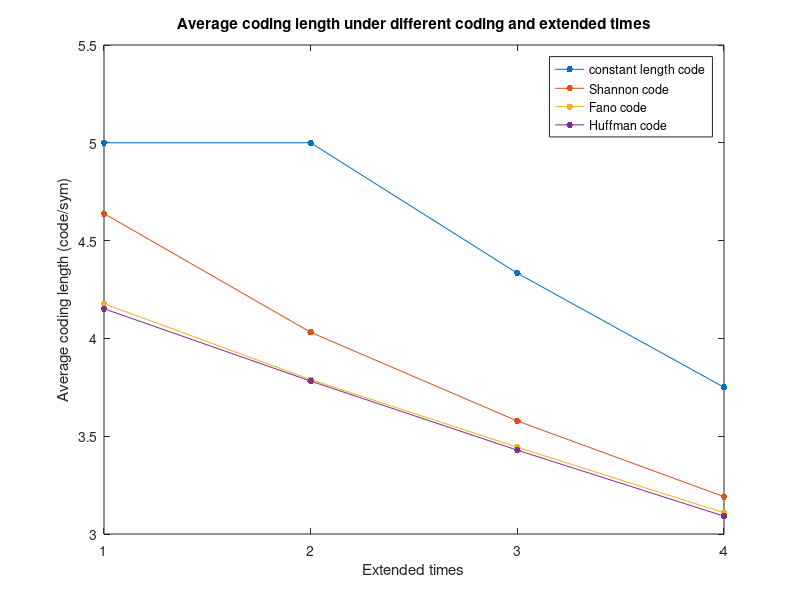
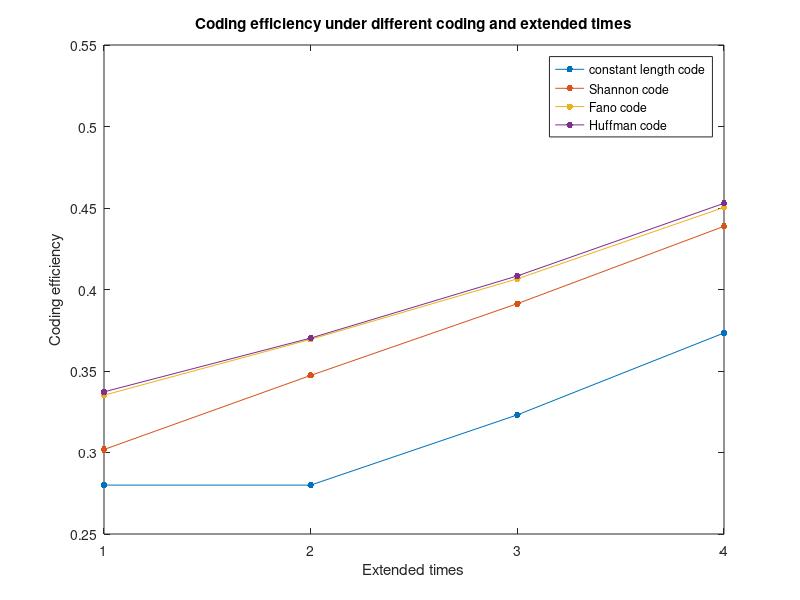

These figures' MATLAB source, in order:
clear
clc

load('3_2.mat')
load('2_extended.mat')
load('3_extended.mat')
load('4_extended.mat')

figure
plot(1:4, [avg_len_const, extend_2_avg_len_const, extend_3_avg_len_const, extend_4_avg_len_const], 'marker','.', 'markersize',15)
hold on
plot(1:4, [avg_len_Shannon, extend_2_avg_len_Shannon, extend_3_avg_len_Shannon, extend_4_avg_len_Shannon], 'marker','.', 'markersize',15)
hold on
plot(1:4, [avg_len_Fano, extend_2_avg_len_Fano, extend_3_avg_len_Fano, extend_4_avg_len_Fano], 'marker','.', 'markersize',15)
hold on
plot(1:4, [avg_len_Huffman, extend_2_avg_len_Huffman, extend_3_avg_len_Huffman, extend_4_avg_len_Huffman], 'marker','.', 'markersize',15)
legend('constant length code', 'Shannon code', 'Fano code', 'Huffman code', 'Location','best')
xticks(1:4)
ylim([3,5.5])
title('Average coding length under different coding and extended times')
xlabel('Extended times')
ylabel('Average coding length (code/sym)')

figure
plot(1:4, [eff_const, extend_2_eff_const, extend_3_eff_const, extend_4_eff_const], 'marker','.', 'markersize',15)
hold on
plot(1:4, [eff_Shannon, extend_2_eff_Shannon, extend_3_eff_Shannon, extend_4_eff_Shannon], 'marker','.', 'markersize',15)
hold on
plot(1:4, [eff_Fano, extend_2_eff_Fano, extend_3_eff_Fano, extend_4_eff_Fano], 'marker','.', 'markersize',15)
hold on
plot(1:4, [eff_Huffman, extend_2_eff_Huffman, extend_3_eff_Huffman, extend_4_eff_Huffman], 'marker','.', 'markersize',15)
legend('constant length code', 'Shannon code', 'Fano code', 'Huffman code', 'Location','best')
xticks(1:4)
ylim([0.25,0.55])
title('Coding efficiency under different coding and extended times')
xlabel('Extended times')
ylabel('Coding efficiency')

%%%%%%%%%%%%%%%%%%%%%%%%%%%%%%%
disp('Coding without extension')
fprintf('\nConstant length code\n')
disp(['The average coding length: ', num2str(avg_len_const), ' code/sym'])
disp(['The coding efficiency: ', num2str(eff_const*100), '%'])

fprintf('\nShannon code\n')
disp(['The average coding length: ', num2str(avg_len_Shannon), ' code/sym'])
disp(['The coding efficiency: ', num2str(eff_Shannon*100), '%'])

fprintf('\nFano code\n')
disp(['The average coding length: ', num2str(avg_len_Fano), ' code/sym'])
disp(['The coding efficiency: ', num2str(eff_Fano*100), '%'])

fprintf('\nHuffman code\n')
disp(['The average coding length: ', num2str(avg_len_Huffman), ' code/sym'])
disp(['The coding efficiency: ', num2str(eff_Huffman*100), '%'])

%%%%%%%%%%%%%%%%%%%%%%%%%%%%%%%
fprintf('\n--------------------------------------------------\n\n')
disp('2 times extended coding')
fprintf('\nConstant length code\n')
disp(['The average coding length: ', num2str(extend_2_avg_len_const), ' code/sym'])
disp(['The coding efficiency: ', num2str(extend_2_eff_const*100), '%'])

fprintf('\nShannon code\n')
disp(['The average coding length: ', num2str(extend_2_avg_len_Shannon), ' code/sym'])
disp(['The coding efficiency: ', num2str(extend_2_eff_Shannon*100), '%'])

fprintf('\nFano code\n')
disp(['The average coding length: ', num2str(extend_2_avg_len_Fano), ' code/sym'])
disp(['The coding efficiency: ', num2str(extend_2_eff_Fano*100), '%'])

fprintf('\nHuffman code\n')
disp(['The average coding length: ', num2str(extend_2_avg_len_Huffman), ' code/sym'])
disp(['The coding efficiency: ', num2str(extend_2_eff_Huffman*100), '%'])

%%%%%%%%%%%%%%%%%%%%%%%%%%%%%%%
fprintf('\n--------------------------------------------------\n\n')
disp('3 times extended coding')
fprintf('\nConstant length code\n')
disp(['The average coding length: ', num2str(extend_3_avg_len_const), ' code/sym'])
disp(['The coding efficiency: ', num2str(extend_3_eff_const*100), '%'])

fprintf('\nShannon code\n')
disp(['The average coding length: ', num2str(extend_3_avg_len_Shannon), ' code/sym'])
disp(['The coding efficiency: ', num2str(extend_3_eff_Shannon*100), '%'])

fprintf('\nFano code\n')
disp(['The average coding length: ', num2str(extend_3_avg_len_Fano), ' code/sym'])
disp(['The coding efficiency: ', num2str(extend_3_eff_Fano*100), '%'])

fprintf('\nHuffman code\n')
disp(['The average coding length: ', num2str(extend_3_avg_len_Huffman), ' code/sym'])
disp(['The coding efficiency: ', num2str(extend_3_eff_Huffman*100), '%'])

%%%%%%%%%%%%%%%%%%%%%%%%%%%%%%%
fprintf('\n--------------------------------------------------\n\n')
disp('4 times extended coding')
fprintf('\nConstant length code\n')
disp(['The average coding length: ', num2str(extend_4_avg_len_const), ' code/sym'])
disp(['The coding efficiency: ', num2str(extend_4_eff_const*100), '%'])

fprintf('\nShannon code\n')
disp(['The average coding length: ', num2str(extend_4_avg_len_Shannon), ' code/sym'])
disp(['The coding efficiency: ', num2str(extend_4_eff_Shannon*100), '%'])

fprintf('\nFano code\n')
disp(['The average coding length: ', num2str(extend_4_avg_len_Fano), ' code/sym'])
disp(['The coding efficiency: ', num2str(extend_4_eff_Fano*100), '%'])

fprintf('\nHuffman code\n')
disp(['The average coding length: ', num2str(extend_4_avg_len_Huffman), ' code/sym'])
disp(['The coding efficiency: ', num2str(extend_4_eff_Huffman*100), '%'])
